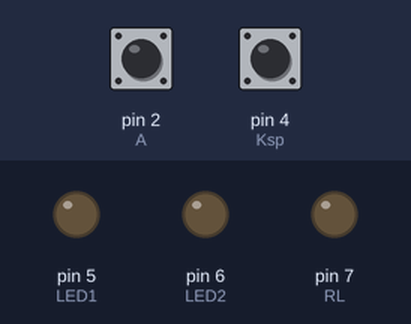
Bench run of a sketch on a simulated Arduino Uno, built with avr-gcc and run on an emulated ATmega328P. Parts: output pins drawn as LEDs (lit = HIGH). Inputs (shaded band) come from the test bench; at power-on: pin 4 (Ksp) HIGH, pin 2 (A) HIGH.

Above: at 1.2 s.
1.3 s: pin 4 (Ksp) pulled LOW for 0.15 s
At 2.4 s:
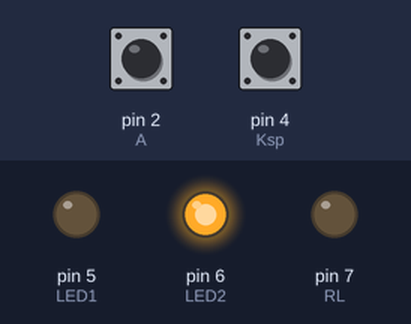
Timing chart, 0 to 7.8 s (numbered marks = the images above; inputs shaded):
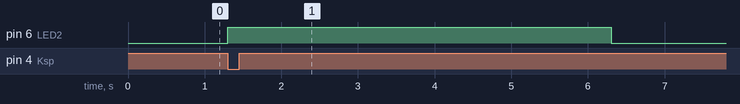

The sketch:

juremark.ino
```cpp
int A = 2;
int S = 3;
int Ksp = 4;
int LED1 = 5;
int LED2 = 6;
int RL = 7;

void setup() {

  pinMode(A, INPUT_PULLUP);
  pinMode(S, INPUT_PULLUP);
  pinMode(Ksp, INPUT_PULLUP);
  pinMode(LED1, OUTPUT);
  pinMode(LED2, OUTPUT);
  pinMode(RL, OUTPUT);
  digitalWrite(LED1, LOW);
  digitalWrite(LED2, LOW);
  digitalWrite(RL, LOW);
}


void loop() {
   restart();
   if((digitalRead(A)== 1)||(digitalRead(S)== 1)){
     digitalWrite(LED1, LOW);
      digitalWrite(RL,LOW);
   }
  else{
    digitalWrite(LED1, HIGH);
  delay(500);
    digitalWrite(LED1, LOW);
  delay(500);
    digitalWrite(RL, HIGH);

  }
 }

void restart() {
  while((digitalRead(Ksp)==0)){
     digitalWrite(LED2, HIGH);
     digitalWrite(LED1, LOW);
     if(digitalRead(A)==1){
     digitalWrite(RL, LOW);
     delay(5000);}

  }
  if(digitalRead(Ksp)==1){
    digitalWrite(LED2, LOW);
  }
}
```

Measured:
- after the input at 1.3 s, pin 6 (LED2): LOW → HIGH at once, → LOW 5.0 s later
